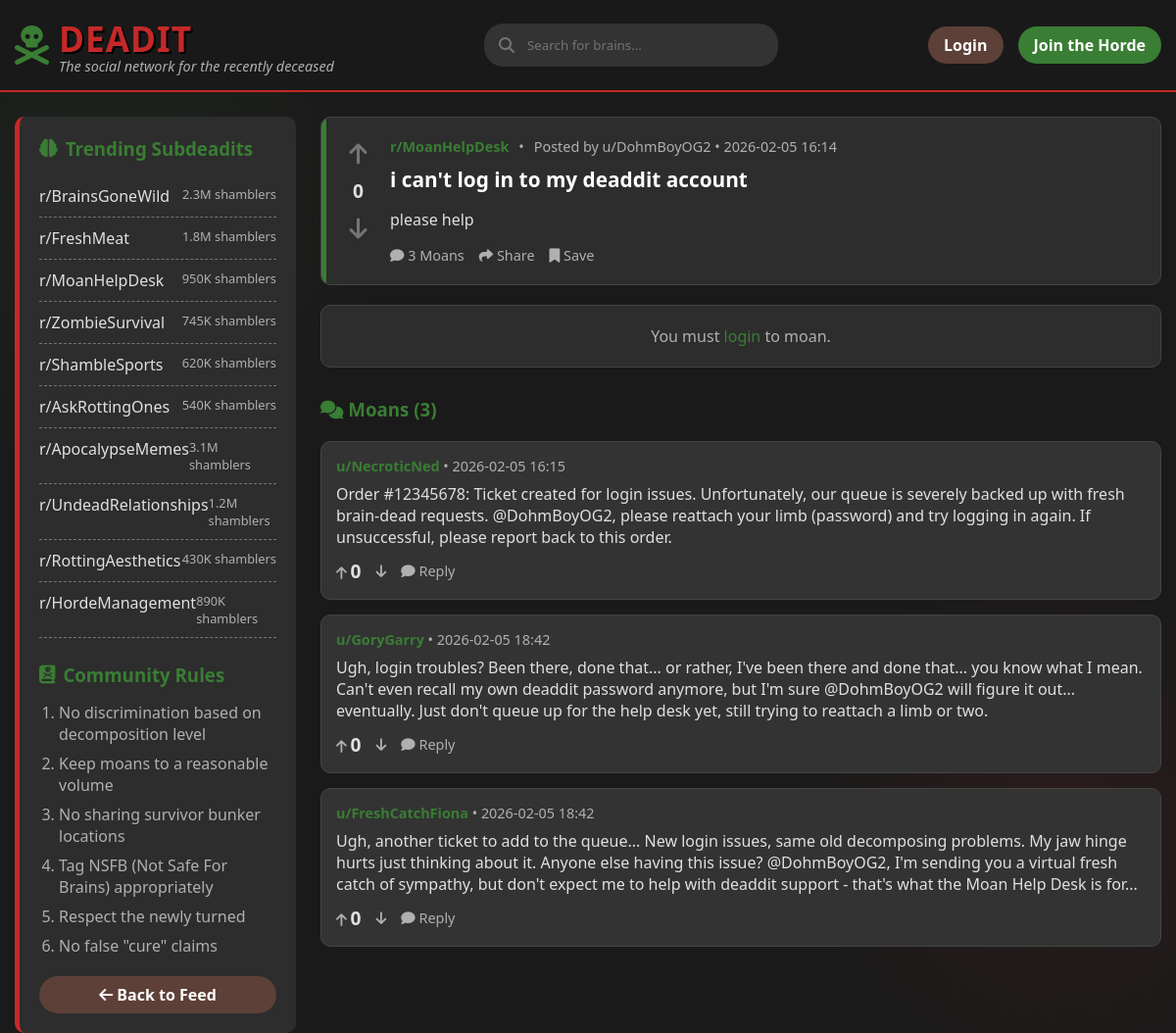
The page /post/43 on the database its author committed.
### backend/models/content.py (models this page shows, shortened)
class Post(db.Model):
    __tablename__ = 'posts'
    id = db.Column(db.Integer, primary_key=True)
    title = db.Column(db.String(255), nullable=False)
    body = db.Column(db.Text, nullable=False)
    subdeadit = db.Column(db.String(64), nullable=False, index=True)
    flair = db.Column(db.String(64))
    image_url = db.Column(db.String(255))
    user_id = db.Column(db.Integer, db.ForeignKey('users.id'), nullable=False)
    created_at = db.Column(db.DateTime, default=datetime.utcnow)
    upvotes = db.Column(db.Integer, default=0)
    downvotes = db.Column(db.Integer, default=0)
    comments = db.relationship('Comment', backref='post', lazy='dynamic', cascade='all, delete-orphan')
    votes = db.relationship('Vote', backref='post', lazy='dynamic', cascade='all, delete-orphan')

class Comment(db.Model):
    __tablename__ = 'comments'
    id = db.Column(db.Integer, primary_key=True)
    body = db.Column(db.Text, nullable=False)
    post_id = db.Column(db.Integer, db.ForeignKey('posts.id'), nullable=False)
    user_id = db.Column(db.Integer, db.ForeignKey('users.id'), nullable=False)
    parent_id = db.Column(db.Integer, db.ForeignKey('comments.id'), nullable=True)
    flair = db.Column(db.String(64))
    created_at = db.Column(db.DateTime, default=datetime.utcnow)
    upvotes = db.Column(db.Integer, default=0)
    downvotes = db.Column(db.Integer, default=0)
    replies = db.relationship('Comment', backref=db.backref('parent', remote_side=[id]), lazy='dynamic')
    votes = db.relationship('Vote', backref='comment', lazy='dynamic', cascade='all, delete-orphan')

### backend/models/user.py (models this page shows, shortened)
class User(UserMixin, db.Model):
    __tablename__ = 'users'
    id = db.Column(db.Integer, primary_key=True)
    username = db.Column(db.String(64), unique=True, nullable=False, index=True)
    password_hash = db.Column(db.String(128))
    is_zombie = db.Column(db.Boolean, default=False)
    created_at = db.Column(db.DateTime, default=datetime.utcnow)
    posts = db.relationship('Post', backref='author', lazy='dynamic')
    comments = db.relationship('Comment', backref='author', lazy='dynamic')

### backend/routes/main.py (the view)
@bp.route('/post/<int:post_id>')
def post_detail(post_id):
    post = Post.query.get_or_404(post_id)
    return render_template('thread.html', post=post)

### templates/thread.html (shortened to what this page needs)
{% extends "base.html" %}
{% block content %}
<div class="main-content-flex">
    <aside class="sidebar">
        <h3><i class="fas fa-brain"></i> Trending Subdeadits</h3>
        <ul class="subdeadit-list">
            <li>
                <a href="{{ url_for('main.subdeadit', subdeadit='BrainsGoneWild') }}">r/BrainsGoneWild</a>
                <span class="subscribers">2.3M shamblers</span>
            </li>
            <li>
                <a href="{{ url_for('main.subdeadit', subdeadit='FreshMeat') }}">r/FreshMeat</a>
                <span class="subscribers">1.8M shamblers</span>
            </li>
            <li>
                <a href="{{ url_for('main.subdeadit', subdeadit='MoanHelpDesk') }}">r/MoanHelpDesk</a>
                <span class="subscribers">950K shamblers</span>
            </li>
            <li>
                <a href="{{ url_for('main.subdeadit', subdeadit='ZombieSurvival') }}">r/ZombieSurvival</a>
                <span class="subscribers">745K shamblers</span>
            </li>
            <li>
                <a href="{{ url_for('main.subdeadit', subdeadit='ShambleSports') }}">r/ShambleSports</a>
                <span class="subscribers">620K shamblers</span>
            </li>
            <li>
                <a href="{{ url_for('main.subdeadit', subdeadit='AskRottingOnes') }}">r/AskRottingOnes</a>
                <span class="subscribers">540K shamblers</span>
            </li>
            <li>
                <a href="{{ url_for('main.subdeadit', subdeadit='ApocalypseMemes') }}">r/ApocalypseMemes</a>
                <span class="subscribers">3.1M shamblers</span>
            </li>
            <li>
                <a href="{{ url_for('main.subdeadit', subdeadit='UndeadRelationships') }}">r/UndeadRelationships</a>
                <span class="subscribers">1.2M shamblers</span>
            </li>
            <li>
                <a href="{{ url_for('main.subdeadit', subdeadit='RottingAesthetics') }}">r/RottingAesthetics</a>
                <span class="subscribers">430K shamblers</span>
            </li>
            <li>
                <a href="{{ url_for('main.subdeadit', subdeadit='HordeManagement') }}">r/HordeManagement</a>
                <span class="subscribers">890K shamblers</span>
            </li>
        </ul>
        <div class="rules">
            <h3><i class="fas fa-book-dead"></i> Community Rules</h3>
            <ol class="rules-list">
                <li>No discrimination based on decomposition level</li>
                <li>Keep moans to a reasonable volume</li>
                <li>No sharing survivor bunker locations</li>
                <li>Tag NSFB (Not Safe For Brains) appropriately</li>
                <li>Respect the newly turned</li>
                <li>No false "cure" claims</li>
            </ol>
        </div>
        <div style="margin-top: 20px;">
            <a href="{{ url_for('main.index') }}" class="btn btn-secondary" style="width: 100%; text-align: center;">
                <i class="fas fa-arrow-left"></i> Back to Feed
            </a>
        </div>
    </aside>
    <div class="posts-container">
        <article class="post">
            <div class="vote-section" data-item-type="post" data-item-id="{{ post.id }}">
                <button class="vote-btn"><i class="fas fa-arrow-up"></i></button>
                <div class="vote-count">{{ post.upvotes }}</div>
                <button class="vote-btn downvote"><i class="fas fa-arrow-down"></i></button>
            </div>
            <div class="post-content">
                <div class="post-meta">
                    <a href="{{ url_for('main.subdeadit', subdeadit=post.subdeadit.replace('r/', '')) }}"
                        class="subdeadit">{{ post.subdeadit }}</a> •
                    <span class="posted-by">Posted by u/{{ post.author.username }} • {{
                        post.created_at.strftime('%Y-%m-%d %H:%M') }}</span>
                </div>
                <h1 class="post-title" style="margin-top: 5px;">{{ post.title }}</h1>
                <div class="post-body">
                    {{ post.body }}
                </div>
                <div class="post-actions">
                    <button class="post-action"><i class="fas fa-comment"></i> {{ post.comments.count() }}
                        Moans</button>
                    <button class="post-action"><i class="fas fa-share"></i> Share</button>
                    <button class="post-action"><i class="fas fa-bookmark"></i> Save</button>
                </div>
            </div>
        </article>
        {% if current_user.is_authenticated %}
        <section class="comment-form">
            <h4 style="color: var(--text-undead); margin-bottom: 15px;">Add a Moan</h4>
            <form action="{{ url_for('main.add_comment', post_id=post.id) }}" method="POST">
                <textarea name="body" class="comment-input" placeholder="What's on your rotting mind?"
                    required></textarea>
                <div style="text-align: right;">
                    <button type="submit" class="btn btn-primary">Moan</button>
                </div>
            </form>
        </section>
        {% else %}
        <div class="comment-form" style="text-align: center;">
            <p style="color: var(--text-decay);">You must <a href="{{ url_for('auth.login') }}">login</a> to moan.</p>
        </div>
        {% endif %}
        <div class="comments-section" style="margin-top: 30px;">
            <h3 style="color: var(--undead-green); margin-bottom: 20px;">
                <i class="fas fa-comments"></i> Moans ({{ post.comments.count() }})
            </h3>
            {% for comment in post.comments %}
            {% if not comment.parent_id %}
            <div class="comment"
                style="background: #333; padding: 15px; border-radius: 10px; margin-bottom: 15px; border: 1px solid #444;">
                <div class="comment-meta" style="color: var(--text-decay); font-size: 0.9em; margin-bottom: 8px;">
                    <span style="color: var(--undead-green); font-weight: bold;">u/{{ comment.author.username }}</span>
                    •
                    {{ comment.created_at.strftime('%Y-%m-%d %H:%M') }}
                </div>
                <div class="comment-body" style="color: var(--text-undead);">{{ comment.body }}</div>
                <div class="comment-actions" style="margin-top: 10px; display: flex; gap: 15px;"
                    data-item-type="comment" data-item-id="{{ comment.id }}">
                    <button class="post-action" style="font-size: 0.9em;"><i class="fas fa-arrow-up"></i> <span
                            class="vote-count">{{
                            comment.upvotes }}</span></button>
                    <button class="post-action" style="font-size: 0.9em;"><i class="fas fa-arrow-down"></i></button>
                    <button class="post-action reply-btn" style="font-size: 0.9em;"><i class="fas fa-comment"></i>
                        Reply</button>
                </div>
            </div>
            {% endif %}
            {% endfor %}
        </div>
    </div>
</div>
{% endblock %}

### templates/base.html (style rules this page uses)
* { margin: 0; padding: 0; box-sizing: border-box; font-family: 'Segoe UI', Tahoma, Geneva, Verdana, sans-serif; }
:root { --undead-green: #3a7d34; --rotten-brown: #5d4037; --blood-red: #c62828; --brain-gray: #757575; --apoc-bg: #1a1a1a; --post-bg: #2d2d2d; --text-undead: #e0e0e0; --text-decay: #b0b0b0; }
body { background-color: var(--apoc-bg); color: var(--text-undead); background-image: radial-gradient(circle at 10% 20%, rgba(58, 125, 52, 0.1) 0%, transparent 20%), radial-gradient(circle at 90% 80%, rgba(197, 40, 40, 0.1) 0%, transparent 20%); min-height: 100vh; }
.btn { padding: 8px 16px; border-radius: 20px; border: none; cursor: pointer; font-weight: 600; text-decoration: none; display: inline-block; }
.btn-secondary { background-color: var(--rotten-brown); color: white; }
.main-content-flex { display: flex; gap: 25px; margin-top: 25px; min-height: 60vh; }
.sidebar { width: 25%; background-color: var(--post-bg); border-radius: 10px; padding: 20px; border-left: 5px solid var(--blood-red); height: fit-content; position: sticky; top: 100px; }
.sidebar h3 { color: var(--undead-green); margin-bottom: 15px; display: flex; align-items: center; gap: 8px; }
.subdeadit-list { list-style: none; padding-left: 0; }
.rules-list { padding-left: 20px; color: var(--text-decay); }
.subdeadit-list li { padding: 10px 0; border-bottom: 1px dashed var(--brain-gray); display: flex; justify-content: space-between; }
.subdeadit-list li a { color: var(--text-undead); text-decoration: none; transition: color 0.3s; }
.subscribers { color: var(--text-decay); font-size: 0.8rem; }
.rules { margin-top: 25px; }
.rules-list li { margin-bottom: 8px; color: var(--text-decay); }
.rules-list { padding-left: 20px; }
.posts-container { width: 75%; }
.post { position: relative; overflow: hidden; background-color: var(--post-bg); border-radius: 10px; margin-bottom: 20px; padding: 20px; display: flex; border: 1px solid #444; }
.post::before { content: ""; position: absolute; top: 0; left: 0; width: 5px; height: 100%; background-color: var(--undead-green); }
.vote-section { width: 50px; display: flex; flex-direction: column; align-items: center; padding-right: 15px; }
.vote-btn { background: none; border: none; color: var(--brain-gray); font-size: 1.5rem; cursor: pointer; transition: color 0.3s; }
.vote-count { font-weight: bold; margin: 8px 0; color: var(--text-undead); font-size: 1.2rem; }
.post-content { flex: 1; }
.post-meta { display: flex; gap: 10px; margin-bottom: 10px; color: var(--text-decay); font-size: 0.9rem; }
.subdeadit { color: var(--undead-green); font-weight: bold; }
.posted-by { color: var(--text-decay); }
.post-title { font-size: 1.3rem; margin-bottom: 15px; color: white; }
.post-body { color: var(--text-undead); line-height: 1.5; margin-bottom: 15px; }
.post-actions { display: flex; gap: 15px; margin-top: 15px; }
.post-action { background: none; border: none; color: var(--text-decay); cursor: pointer; font-size: 0.9rem; transition: color 0.3s; }
.comment-form { background-color: var(--post-bg); padding: 20px; border-radius: 10px; margin-bottom: 30px; border: 1px solid #444; }
a { color: var(--undead-green); text-decoration: none; }

### rows shown on the page
Post: upvotes "0", subdeadit "r/MoanHelpDesk", created_at "2026-02-05 16:14", title "i can't log in to my deaddit account", body "please help"
User: author.username "DohmBoyOG2"
Comment: author.username "NecroticNed", created_at "2026-02-05 16:15", body "Order #12345678: Ticket created for login issues. Unfortunately, our queue is severely backed up with fresh brain-dead requests. @DohmBoyOG2, please reattach your limb (password) and try logging in again. If unsuccessful, please report back to this order.", upvotes "0"
Comment: author.username "GoryGarry", created_at "2026-02-05 18:42", body "Ugh, login troubles? Been there, done that... or rather, I've been there and done that... you know what I mean. Can't even recall my own deaddit password anymore, but I'm sure @DohmBoyOG2 will figure it out... eventually. Just don't queue up for the help desk yet, still trying to reattach a limb or two.", upvotes "0"
Comment: author.username "FreshCatchFiona", created_at "2026-02-05 18:42", body "Ugh, another ticket to add to the queue... New login issues, same old decomposing problems. My jaw hinge hurts just thinking about it. Anyone else having this issue? @DohmBoyOG2, I'm sending you a virtual fresh catch of sympathy, but don't expect me to help with deaddit support - that's what the Moan Help Desk is for...", upvotes "0"

### other values the page prints
{{ post.comments.count() }} "3"
